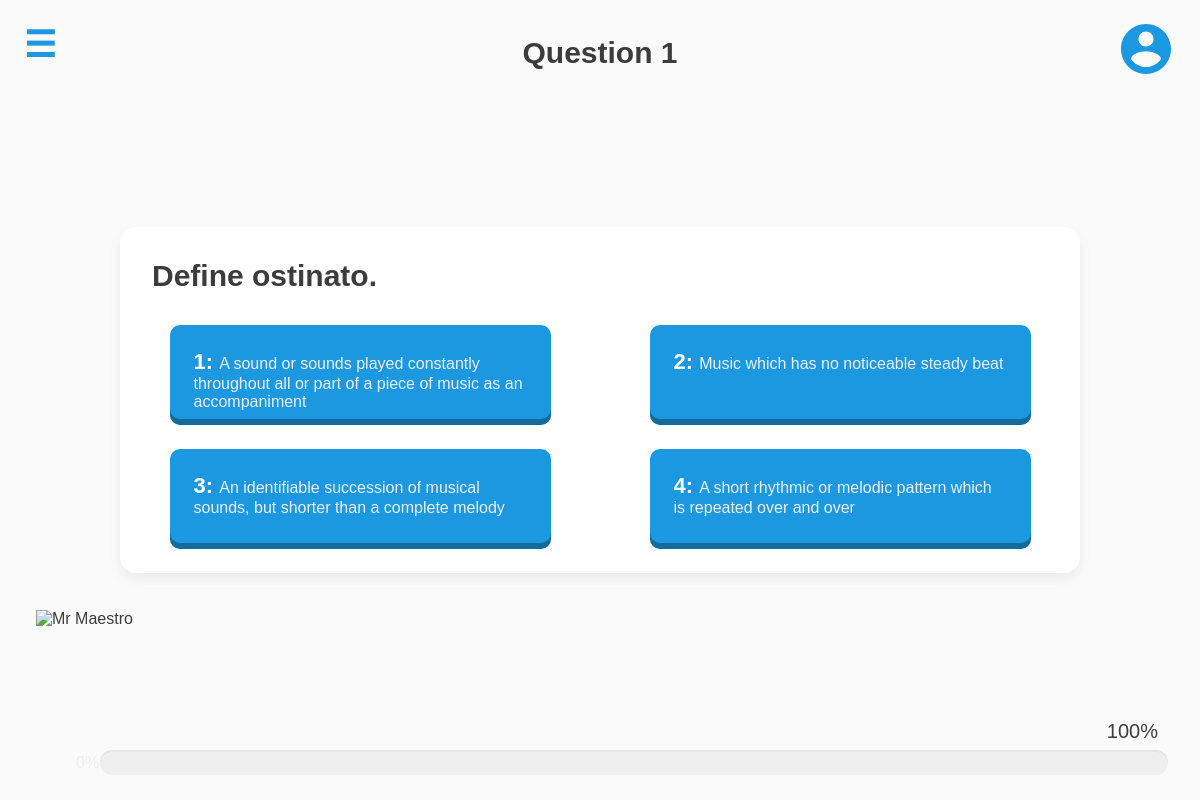
The page /SS.php?diff=Hard on the database its author committed.
### tables this page shows
CREATE TABLE soundStudyQuestion (
  questionID INT,
  question TEXT NOT NULL,
  answerID CHAR(5) NOT NULL,
  difficulty ENUM('Easy', 'Medium', 'Hard') NOT NULL,
  tip VARCHAR(255),
  PRIMARY KEY (questionID),
  FOREIGN KEY (answerID) REFERENCES choiceRead(choiceID)
);

CREATE TABLE choiceRead (
  choiceID CHAR(5),
  choice VARCHAR(255) NOT NULL,
  relatedQuestion INT NOT NULL,
  PRIMARY KEY (choiceID)
);

### SS.php (the view, shortened to what this page needs)
<?php
  $questionsHTML = "";
  if(isset($_GET['num'])){
    $numQuestions = $_GET['num'];
  } else {
    $numQuestions = 5;
  }
  $difficulty = $_GET['diff'];
  include_once 'php/conn.php';
  $sql = "SELECT * FROM soundStudyQuestion WHERE difficulty = '$difficulty' ORDER BY RAND() LIMIT $numQuestions";
  $result = $conn->query($sql);
  if ($result->num_rows > 0) {
      $Qno = 1;
      while($row = $result->fetch_assoc()) {
      $Qname = $row["question"];
      $Qid = $row["questionID"];
      $sqlChoice = "SELECT choiceID, choice FROM choiceRead WHERE relatedQuestion = '$Qid' ORDER BY RAND() LIMIT 4";
      $resultChoice = $conn->query($sqlChoice);
      if($resultChoice->num_rows > 0) {
        $choiceNo = 0;
        $choiceHTML ="";
        while($row = $resultChoice->fetch_assoc()){
          $choiceHTML .= "<li id=\"" . $row["choiceID"] ."\" onClick=\"checkResponse(". $Qid . ", '" . $row["choiceID"] . "', '" . $row["choiceID"] . "')\"><p id=\"" . $row["choiceID"] . "\"><span>" . ++$choiceNo . ": </span>" . $row["choice"] . "</p></li>";
        }
      }
      $questionsHTML .= "<section class=\"quizText\" id=\"" . $Qno++ . "\"><h1>" . $Qname . "</h1><ul>"  . $choiceHTML . "</ul></section>";
    }
  }
?>
<!doctype html>
<html lang="en">
<head>
  <link rel="stylesheet" href="style/css/main.css">
</head>
<body onload="init()">
  <div id="pageWrap">
    <label for="menuToggle" id="menu"><h3>☰</h3></label>
    <div id="mainWindow">
      <header>
        <div id="blockElement"></div>
        <h1 id="qNum">Question 1</h1>
        <div id="profile">
      </div>
      </header>
      <main id="main">
        <?php echo $questionsHTML; ?>
      </main>
      <footer>
        <img src="asset/mrMaestro/staticIdle.gif" id="maestroImage" alt="Mr Maestro"/>
        <h3>100%</h3>
        <div class="progressBarBack"></div>
      </footer>
    </div>
    <nav id="navContent">
      <ul>
        <li><h3>Menu</h3></li>
        <li><h3>Settings</h3></li>
        <li><h3>About</h3></li>
        <li><a href="#" onclick="location.reload();" title="Restart"><h3>Restart</h3></a></li>
        <li><a href="home.php" title="Quit"><h3>Quit</h3></a></li>
        <li><a href="php/parse/logout.php" title="Logout"><h3>Quit & Logout</h3></a></li>
      </ul>
      <p class="infoText">Maestro Version 1 Build 0.01</p>
    </nav>
  </div>
</body>
</html>

### style/css/main.css (style rules this page uses)
header { width: 100%; height: 105px; display: flex; flex-grow: 2; position: fixed; z-index: 1; }
header div { height: 55px; width: 55px; margin: 24px 24px; }
header h1 { text-align: center; line-height: 105px; flex: 2; }
main { position: relative; top: 50%; transform: translateY(-50%); }
footer { width: 100%; height: 150px; position: fixed; z-index: 10; bottom: 0; }
footer #maestroImage { height: 204px; margin-left: 36px; display: block; position: relative; top: -40px; float: left; z-index: 2; }
footer h3 { font-size: 20px; position: absolute; right: 0; margin-right: 42px; margin-top: 70px; font-weight: lighter; }
footer div { height: 25px; margin: 100px 32px 0 100px; border-radius: 12px; position: absolute; background: lightgrey; }
.progressBarBack { background: #EFEFEF; width: calc(100% - 132px); z-index: 0; box-shadow: inset 0px 2px 0 0 rgba(204, 204, 204, 0.3); }
.quizText { width: 80%; display: block; margin: 0 auto; background: white; border-radius: 16px; box-shadow: 0px 6px 10px 0 rgba(204, 204, 204, 0.3); }
.quizText h1 { padding: 32px; }
.quizText ul { display: flex; justify-content: space-around; flex-wrap: wrap; }
.quizText ul li { height: 100px; width: 381px; background: #1B98E0; border-radius: 10px; box-shadow: inset 0px -6px 0 0 rgba(0, 0, 0, 0.3); margin-bottom: 24px; animation-iteration-count: 1; animation-fill-mode: forwards; animation-timing-function: step-start; }
.quizText ul li p { color: #EFEFEF; padding: 24px 24px; font-weight: lighter; font-size: 16px; }
.quizText ul li p span { color: white; font-size: 22px; font-weight: bold; }
* { padding: 0; margin: 0; font-family: "Helvetica-Neue", Arial; color: #3c3c3c; list-style: none; text-decoration: none; }
h1 { font-size: 30px; }
#menu { position: fixed; z-index: 2; height: 55px; width: 55px; margin: 24px; left: 0; transition: all 0.2s; }
#menu h3 { color: #1B98E0; font-size: 36px; }
#mainWindow { width: 100vw; height: 100vh; background: #FAFAFA; position: absolute; z-index: 1; left: 0; transition: all 0.2s; transform: scale(1); transform-origin: right center; height: 100%; overflow: scroll; }
#navContent { height: 100%; width: 100%; background: linear-gradient(45deg, #b7dff6, #1B98E0); background-size: 400% 400%; animation: menuAnimator 12s ease infinite; display: block; float: left; position: absolute; z-index: 0; }
#navContent ul { padding: 40px 0 0 24px; }
#navContent ul li h3 { color: rgba(255, 255, 255, 0.6); font-size: 32px; font-weight: lighter; margin-bottom: 16px; }
#navContent ul li:first-child h3 { color: white; font-weight: bold; margin-bottom: 36px; }
#navContent p { position: absolute; bottom: 0; font-size: 10px; width: calc(100% - 16px); margin: 0 24px 16px 0; text-align: right; color: rgba(255, 255, 255, 0.35); }

### rows shown on the page
soundstudyquestion: question "Define ostinato."
choiceread: choice "A sound or sounds played constantly throughout all or part of a piece of music as an accompaniment"
choiceread: choice "Music which has no noticeable steady beat"
choiceread: choice "An identifiable succession of musical sounds, but shorter than a complete melody"
choiceread: choice "A short rhythmic or melodic pattern which is repeated over and over"
